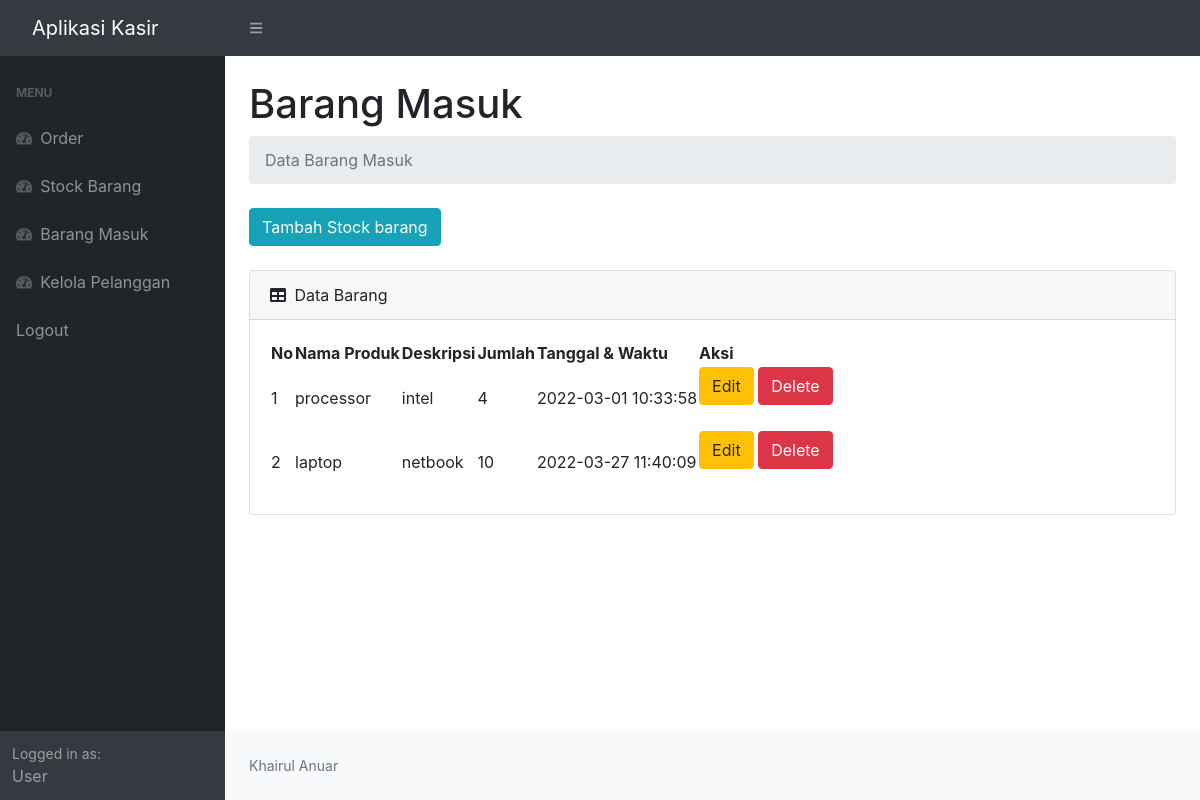
/kasir/masuk.php (signed in), run on the app's committed database.
### tables this page shows
CREATE TABLE `masuk` (
  `idmasuk` int(11) NOT NULL,
  `idproduk` int(11) NOT NULL,
  `qty` int(11) NOT NULL,
  `tanggalmasuk` timestamp NOT NULL DEFAULT current_timestamp()
);

CREATE TABLE `produk` (
  `idproduk` int(11) NOT NULL,
  `namaproduk` varchar(20) NOT NULL,
  `deskripsi` varchar(30) NOT NULL,
  `harga` int(11) NOT NULL,
  `stock` int(11) NOT NULL
);

### kasir/masuk.php (the view, shortened to what this page needs)
<?php
require 'cek_login.php';
 ?>
<!DOCTYPE html>
<html lang="en">
    <head>
        <link href="https://cdn.jsdelivr.net/npm/simple-datatables@latest/dist/style.css" rel="stylesheet" />
        <link href="css/styles.css" rel="stylesheet" />
         <link rel="stylesheet" href="https://cdn.jsdelivr.net/npm/bootstrap@4.6.1/dist/css/bootstrap.min.css">
    </head>
    <body class="sb-nav-fixed">
        <nav class="sb-topnav navbar navbar-expand navbar-dark bg-dark">
            <a class="navbar-brand ps-3" href="index.php">Aplikasi Kasir </a>
            <button class="btn btn-link btn-sm order-1 order-lg-0 me-4 me-lg-0" id="sidebarToggle" href="#!"><i class="fas fa-bars"></i></button>
        </nav>
        <div id="layoutSidenav">
            <div id="layoutSidenav_nav">
                <nav class="sb-sidenav accordion sb-sidenav-dark" id="sidenavAccordion">
                    <div class="sb-sidenav-menu">
                        <div class="nav">
                            <div class="sb-sidenav-menu-heading">menu</div>
                            <a class="nav-link" href="index.php">
                                <div class="sb-nav-link-icon"><i class="fas fa-tachometer-alt"></i></div>
                                Order
                            </a>
                            <a class="nav-link" href="stock.php">
                                <div class="sb-nav-link-icon"><i class="fas fa-tachometer-alt"></i></div>
                                Stock Barang
                            </a>
                            <a class="nav-link" href="masuk.php">
                                <div class="sb-nav-link-icon"><i class="fas fa-tachometer-alt"></i></div>
                                Barang Masuk
                            </a>
                            <a class="nav-link" href="pelanggan.php">
                                <div class="sb-nav-link-icon"><i class="fas fa-tachometer-alt"></i></div>
                                Kelola Pelanggan
                            </a>
                            <a class="nav-link" href="logout.php">
                                Logout
                            </a>
                        </div>
                    </div>
                    <div class="sb-sidenav-footer">
                        <div class="small">Logged in as:</div>
                       User
                    </div>
                </nav>
            </div>
            <div id="layoutSidenav_content">
                <main>
                    <div class="container-fluid px-4">
                         <h1 class="mt-4">Barang Masuk</h1>
                        <ol class="breadcrumb mb-4">
                            <li class="breadcrumb-item active">Data Barang Masuk</li>
                        </ol>
                            <button type="button" class="btn btn-info mb-4"  data-toggle="modal" data-target="#myModal">
                              Tambah Stock barang
                            </button>
                        <div class="card mb-4">
                            <div class="card-header">
                                <i class="fas fa-table me-1"></i>
                                Data Barang
                            </div>
                            <div class="card-body">
                                <table id="datatablesSimple">
                                    <thead>
                                        <tr>
                                            <th>No</th>
                                            <th>Nama Produk</th>
                                            <th>Deskripsi</th>
                                            <th>Jumlah</th>
                                            <th>Tanggal & Waktu </th>
                                            <th>Aksi</th>
                                        </tr>
                                    </thead>
                                    <tbody>
                                        <?php
                                        $get = mysqli_query($c,"SELECT * fROM masuk m, produk p where m.idproduk=p.idproduk");
                                        $i = 1;
                                        while ($p=mysqli_fetch_array($get)) {
                                          $namaproduk = $p['namaproduk'];
                                          $deskripsi = $p['deskripsi'];
                                          $qty = $p['qty'];
                                          $tanggal = $p['tanggalmasuk'];
                                          $idmasuk = $p['idmasuk'];
                                         ?>
                                        <tr>
                                            <td><?=$i++;?></td>
                                            <td><?=$namaproduk;?></td>
                                            <td><?=$deskripsi;?></td>
                                            <td><?=$qty;?></td>
                                            <td><?=$tanggal;?></td>
                                            <td align="center">
                                                <button type="button" class="btn btn-warning mb-4"  data-toggle="modal" data-target="#edit<?=$idmasuk;?>">Edit
                                                </button>
                                                <button type="button" class="btn btn-danger mb-4"  data-toggle="modal" data-target="#hapus<?=$idmasuk;?>">Delete
                                                </button>
                                            </td>
                                        </tr>
                                        <?php
                                         };
                                         ?>
                                    </tbody>
                                </table>
                            </div>
                        </div>
                    </div>
                </main>
                <footer class="py-4 bg-light mt-auto">
                    <div class="container-fluid px-4">
                        <div class="d-flex align-items-center justify-content-between small">
                            <div class="text-muted">Khairul Anuar</div>
                        </div>
                    </div>
                </footer>
            </div>
        </div>
    </body>
</html>

### data on the page
masuk: idproduk.namaproduk "processor", idproduk.deskripsi "intel", qty "4", tanggalmasuk "2022-03-01 10:33:58"
masuk: idproduk.namaproduk "laptop", idproduk.deskripsi "netbook", qty "10", tanggalmasuk "2022-03-27 11:40:09"
